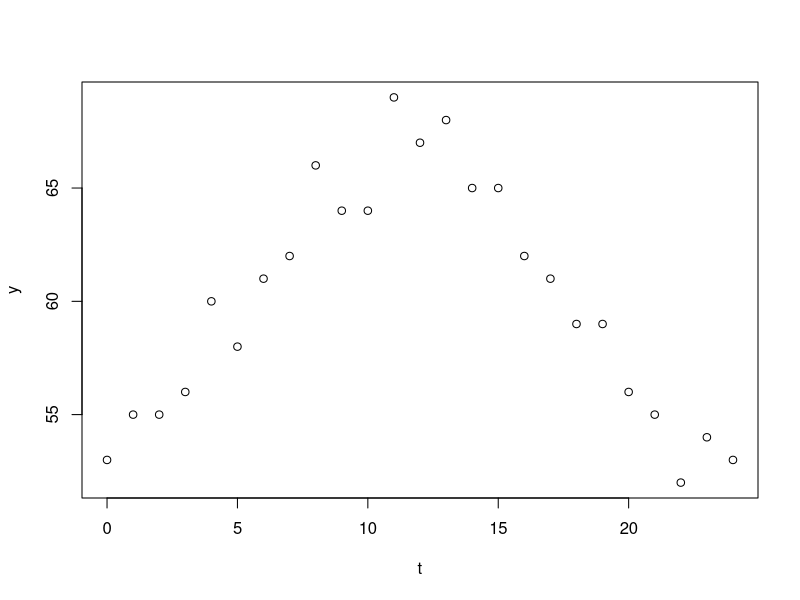

R code for this plot: (Note: this script raises an error after producing the figure.)
# Script so we can try out fitting for a periodic function

# The actual curve is the following:

t<- 0:24

y<- round(0.75*sin(pi/12*t)-7*cos(pi/12*t)+60 + rnorm(n=length(t),sd=1))

# We based this on approximate temperature from Minneapolis on May 31, 2021, but used desmos to make the curve
plot(t,y)

my_data <- tibble( sinT = sin(pi/12*t), cosT = cos(pi/12*t),y )

regression_formula <- y ~ 1 + sinT + cosT
lm(regression_formula,my_data)
